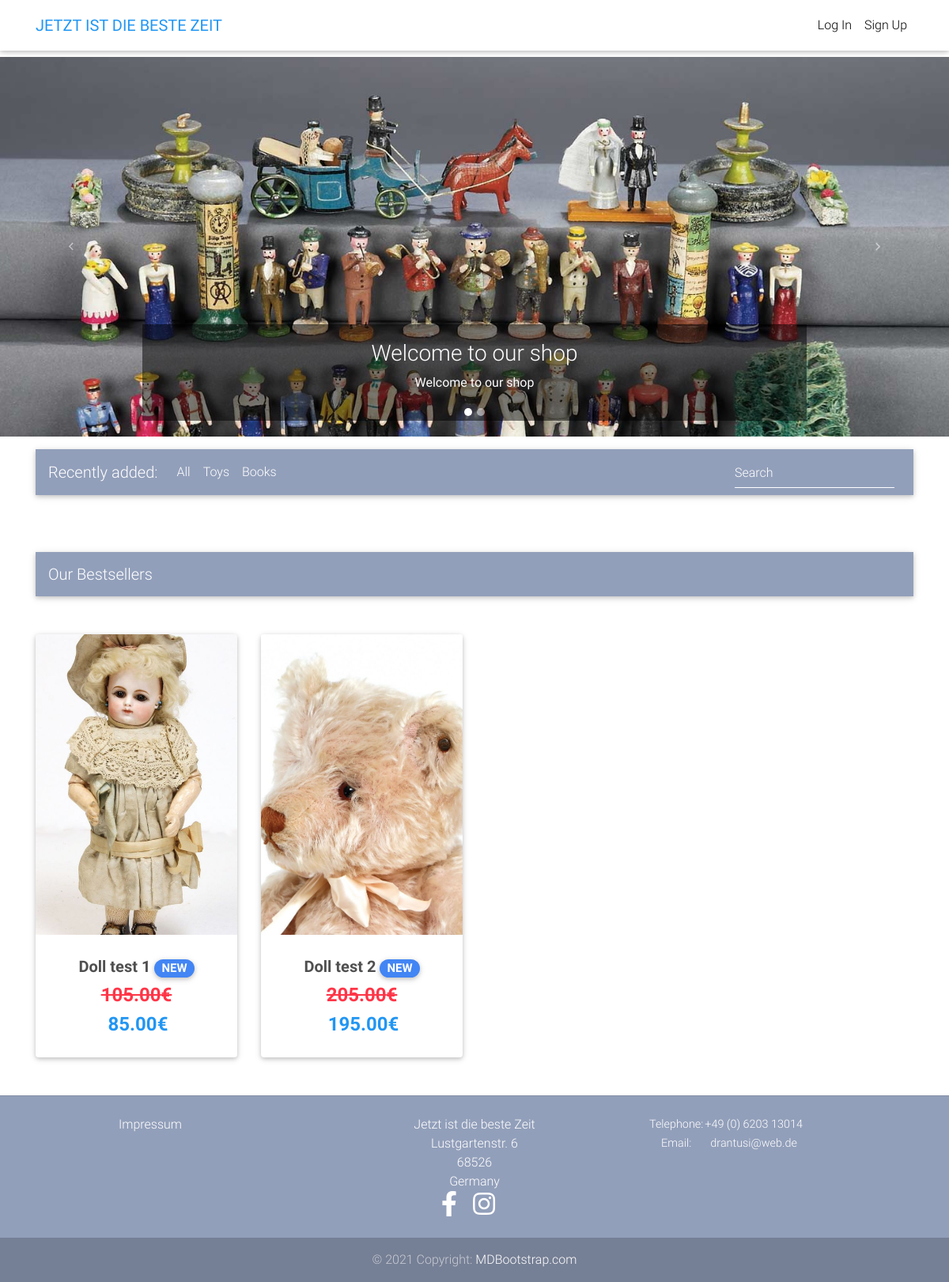
The app's page /?category=2 with its own data.
### core/models.py (models this page shows, shortened)
class Carousel(models.Model):
    img = models.ImageField(upload_to='carousel/images/')
    title = models.CharField(max_length=120)
    body = models.TextField()
    alt = models.TextField()
    index = models.IntegerField(unique=True)

class CategoryItem(models.Model):
    name = models.CharField(max_length=20)
    slug = AutoSlugField(populate_from='name', unique_with='id')
    def __str__(self):
        return self.name

class Item(models.Model):
    title = models.CharField(max_length=100)
    price = models.DecimalField(decimal_places=2, max_digits=10)
    delivery_price = models.DecimalField(
        decimal_places=2,
        max_digits=10,
        blank=True,
        null=True,
    )
    discount_price = models.DecimalField(
        decimal_places=2,
        max_digits=10,
        blank=True,
        null=True,
    )
    category = models.ForeignKey(
        CategoryItem,
        on_delete=models.SET_NULL,
        null=True,
        default=''
        )
    label = models.CharField(
        choices=LABEL_CHOICES, max_length=1, null=True, blank=True)
    stock = models.PositiveIntegerField()
    slug = AutoSlugField(populate_from='title', unique_with='id')
    title_image = models.ImageField(
        upload_to='items/' + str(title) + '/images/')
    description = models.TextField()
    additional_information = models.TextField(blank=True, null=True)
    additional_information_image1 = models.ImageField(
        upload_to='items/' + str(title) + '/images/', blank=True, null=True)
    additional_information_image2 = models.ImageField(
        upload_to='items/' + str(title) + '/images/', blank=True, null=True)
    additional_information_image3 = models.ImageField(
        upload_to='items/' + str(title) + '/images/', blank=True, null=True)
    created_date = models.DateTimeField(auto_now_add=True)
    how_many_times_ordered = models.IntegerField(default='0')
    def get_absolute_url(self):
        return reverse('core:product', kwargs={
            'slug': self.slug})
    def get_price_delivery(self):
        return self.price + self.delivery_price
    def get_final_price(self):
        if self.discount_price:
            return self.discount_price
        return self.price
    def get_final_price_delivery(self):
        return self.get_final_price() + self.delivery_price

### core/views.py (the view)
# urls.py: path('', HomeView.as_view(), name='home'),
class HomeView(View):
    def get(self, *args, **kwargs):
        paginate_by = 8
        recently_added_items = Item.objects.all().order_by('created_date')
        categories = CategoryItem.objects.all()
        if self.request.GET.get('category'):
            category_filter = self.request.GET.get('category')
            recently_added_items = recently_added_items.filter(
                category=category_filter)
        if self.request.GET.get('search'):
            search = self.request.GET.get('search')
            recently_added_items = recently_added_items.filter(
                title__icontains=search)
        bestseller_items = Item.objects.order_by(
            'how_many_times_ordered')[:10]
        carousel_slides = Carousel.objects.order_by('index').all()
        context = {
            'carousel_slides': carousel_slides,
            'recently_added_items': recently_added_items,
            'bestseller_items': bestseller_items,
            'paginate_by': paginate_by,
            'categories': categories,
        }
        return render(self.request, 'home.html', context)

### templates/home.html (shortened to what this page needs)
{% extends "base.html" %}
{% block content %}
<div id="carouselExampleFade" class="carousel slide carousel-fade" data-ride="carousel">
  <ol class="carousel-indicators">
    {% for slide in carousel_slides %}
      {% if forloop.first %}
        <li data-target="#carouselExampleFade" data-slide-to="{{ slide.index }}" class="active"></li>
      {% else %}
        <li data-target="#carouselExampleFade" data-slide-to="{{ slide.index }}"></li>
      {% endif %}
    {% endfor %}
  </ol>
  <div class="carousel-inner">
    {% for slide in carousel_slides %}
      {% if forloop.first %}
        <div class="carousel-item active" data-interval="5000">
          <img src="{{ slide.img.url }}" class="d-block w-100" alt="{{ slide.alt }}">
          <div class="carousel-caption d-none d-md-block">
            <h3>{{ slide.title }}</h3>
            <p>{{ slide.body }}</p>
          </div>
        </div>
      {% endif %}
    {% endfor %}
  </div>
  <a class="carousel-control-prev" role="button" href="#carouselExampleFade" data-slide="prev">
    <span class="carousel-control-prev-icon" aria-hidden="true"></span>
  </a>
  <a class="carousel-control-next" role="button" href="#carouselExampleFade" data-slide="next">
    <span class="carousel-control-next-icon" aria-hidden="true"></span>
  </a>
</div>
  <main>
    <div class="container">
      <nav class="navbar navbar-expand-lg navbar-dark mdb-color lighten-3 mt-3 mb-5">
        <span class="navbar-brand">Recently added:</span>
        <div class="collapse navbar-collapse" id="basicExampleNav">
          <ul class="navbar-nav mr-auto">
            <li class="nav-item">
              <a class="nav-link" href="{% url 'core:home' %}#basicExampleNav">All
              </a>
            </li>
            {% for item in categories %}
            <li class="nav-item {% if category_filter == item %} active {% endif %}">
              <a class="nav-link" href="{% url 'core:home' %}?category={{ item.id }}#basicExampleNav">{{ item }}</a>
            </li>
            {% endfor %}
          </ul>
          <form class="form-inline" action=".#basicExampleNav">
            <div class="md-form my-0">
              <input class="form-control mr-sm-2" type="text" placeholder="Search" aria-label="Search" name="search">
            </div>
          </form>
        </div>
      </nav>
      <nav class="navbar navbar-expand-lg navbar-dark mdb-color lighten-3 mt-3 mb-5">
        <span class="navbar-brand">Our Bestsellers</span>
      </nav>
      <section class="text-center mb-4">
        <div class="row wow fadeIn">
          {% for item in bestseller_items %}
          <div class="col-lg-3 col-md-6 mb-4">
            <div class="card">
              <div class="view overlay">
                <img src="{{ item.title_image.url }}" class="card-img-top">
              </div>
              <div class="card-body text-center">
                <h5>
                  <strong>
                    <a href="{{ item.get_absolute_url }}" class="dark-grey-text">{{ item.title }}
                      {% if item.get_label_display == 'NEW' %}
                        <span class="badge badge-pill primary-color">{{ item.get_label_display }}</span>
                      {% elif item.get_label_display == 'HOT' %}
                          <span class="badge badge-pill danger-color">{{ item.get_label_display }}</span>
                      {% endif %}
                    </a>
                  </strong>
                </h5>
                <h4 class="font-weight-bold blue-text">
                  <strong>
                    {% if item.discount_price %}
                      <span class="mr-1">
                        <h4 class="font-weight-bold text-danger">
                          <del>{{ item.get_price_delivery }}&euro; </del>
                        </h4>
                      </span>
                      <span>{{ item.get_final_price_delivery }}&euro; </span>
                    {% else %}
                      <span>{{ item.get_final_price_delivery }}&euro;</span>
                    {% endif %}
                  </strong>
                </h4>
              </div>
            </div>
          </div>
          {% endfor %}
        </div>
      </section>
    </div>
  </main>
{% endblock content %}

### templates/base.html (style rules this page uses)
html, body, header, .carousel { height: 60vh; }
.carousel-caption { background: rgba(0, 0, 0, 0.5); font-weight: bolder; }

### records on screen
Carousel: index 0 (drawn), img (picture), title "Welcome to our shop", body "Welcome to our shop"
Carousel: index 1 (drawn)
CategoryItem: name "Toys"
CategoryItem: name "Books"
Item: title_image (picture), title "Doll test 1", label "NEW", get_price_delivery "105.00", get_final_price_delivery "85.00"
Item: title_image (picture), title "Doll test 2", label "NEW", get_price_delivery "205.00", get_final_price_delivery "195.00"
